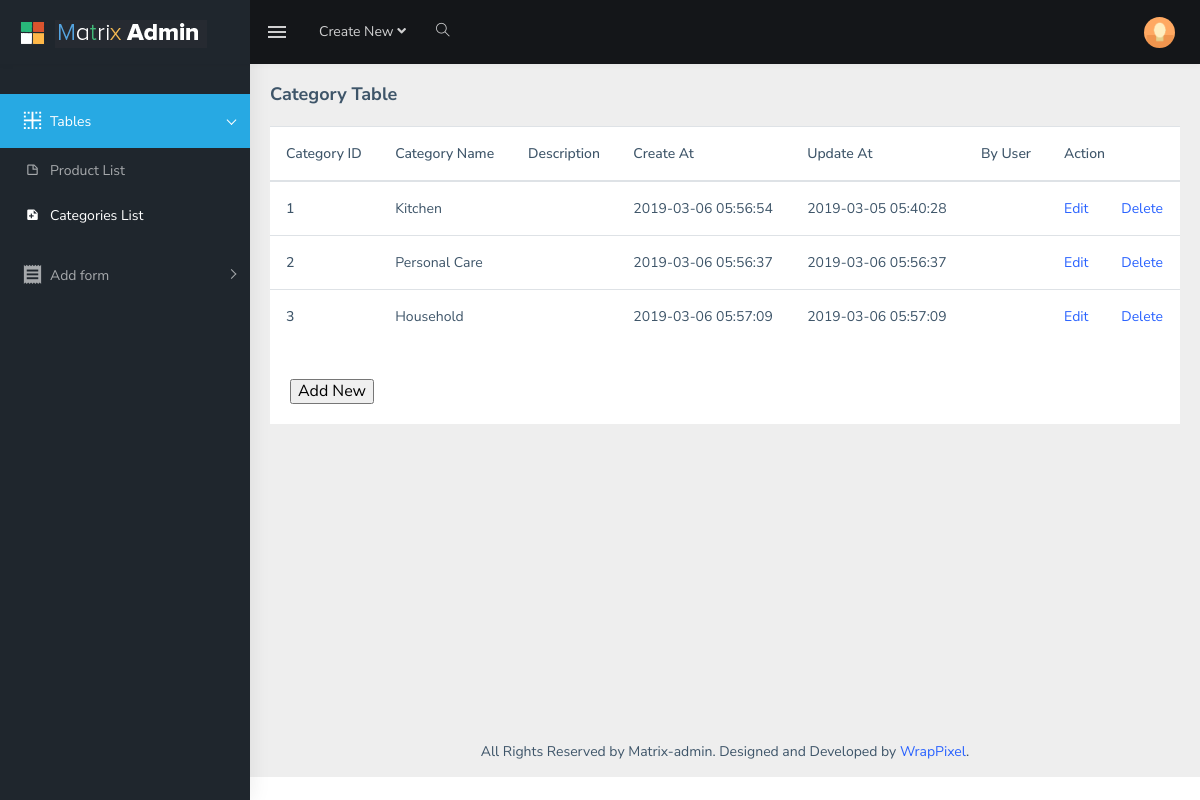
The page /shop_admin/tables_categories.php on the database its author committed.
### tables this page shows
CREATE TABLE `categories` (
  `categoryID` int(11) NOT NULL,
  `categoryName` varchar(255) NOT NULL,
  `description` varchar(500) DEFAULT NULL,
  `create_at` timestamp NOT NULL DEFAULT CURRENT_TIMESTAMP ON UPDATE CURRENT_TIMESTAMP,
  `update_at` timestamp NOT NULL DEFAULT CURRENT_TIMESTAMP,
  `by_user` varchar(255) DEFAULT NULL
);

### shop_admin/function.php (called while the page is built, shortened)
<?php
	function getDB(){
		$dsn = "mysql:host=localhost;dbname=shop_online";
		$username = "root";
		$password = '';
		$options=array(PDO::ATTR_ERRMODE=>PDO::ERRMODE_EXCEPTION,PDO::MYSQL_ATTR_INIT_COMMAND => "SET NAMES utf8");
		try {
			$db = new PDO($dsn, $username, $password,$options);
			return $db;
		} catch (PDOException $e) {
			$error_message = $e->getMessage();
			echo "Error connecting to database".$error_message;
		}
	}
	function get_categories(){
		$db = getDB();
		$query ="SELECT * FROM categories ORDER BY categoryID";
		try {
			$statement = $db->prepare($query);
			$statement->execute();
			$result = $statement->fetchAll();
			return $result;
		} catch (PDOException $e) {
			$error_message = $e->getMessage();
			echo "Error execute query statement:".$error_message;
		}
	}
 ?>

### shop_admin/tables_categories.php (the view, shortened to what this page needs)
<?php
    include_once('function.php');
    $categories = get_categories();
 ?>
<!DOCTYPE html>
<html dir="ltr" lang="en">
<head>
    <link rel="stylesheet" type="text/css" href="assets/extra-libs/multicheck/multicheck.css">
    <link href="assets/libs/datatables.net-bs4/css/dataTables.bootstrap4.css" rel="stylesheet">
    <link href="dist/css/style.min.css" rel="stylesheet">
</head>
<body>
    <div id="main-wrapper">
       <header class="topbar" data-navbarbg="skin5">
            <nav class="navbar top-navbar navbar-expand-md navbar-dark">
                <div class="navbar-header" data-logobg="skin5">
                    <a class="navbar-brand">
                        <b class="logo-icon p-l-10">
                            <img src="assets/images/logo-icon.png" alt="homepage" class="light-logo" />
                        </b>
                        <span class="logo-text">
                            <img src="assets/images/logo-text.png" alt="homepage" class="light-logo" />
                        </span>
                    </a>
                </div>
                <div class="navbar-collapse collapse" id="navbarSupportedContent" data-navbarbg="skin5">
                    <ul class="navbar-nav float-left mr-auto">
                        <li class="nav-item d-none d-md-block"><a class="nav-link sidebartoggler waves-effect waves-light" href="javascript:void(0)" data-sidebartype="mini-sidebar"><i class="mdi mdi-menu font-24"></i></a></li>
                        <li class="nav-item dropdown">
                            <a class="nav-link dropdown-toggle" href="#" id="navbarDropdown" role="button" data-toggle="dropdown" aria-haspopup="true" aria-expanded="false">
                             <span class="d-none d-md-block">Create New <i class="fa fa-angle-down"></i></span>
                            </a>
                        </li>
                        <li class="nav-item search-box"> <a class="nav-link waves-effect waves-dark" href="javascript:void(0)"><i class="ti-search"></i></a>
                        </li>
                    </ul>
                    <ul class="navbar-nav float-right">
                        <li class="nav-item dropdown">
                            <a class="nav-link dropdown-toggle text-muted waves-effect waves-dark pro-pic" href="" data-toggle="dropdown" aria-haspopup="true" aria-expanded="false"><img src="assets/images/users/1.jpg" alt="user" class="rounded-circle" width="31"></a>
                        </li>
                    </ul>
                </div>
            </nav>
        </header>
        <aside class="left-sidebar" data-sidebarbg="skin5">
            <div class="scroll-sidebar">
                <nav class="sidebar-nav">
                    <ul id="sidebarnav" class="p-t-30">
                        <li class="sidebar-item"> <a class="sidebar-link has-arrow waves-effect waves-dark" href="#" aria-expanded="false"><i class="mdi mdi-border-inside"></i><span class="hide-menu">Tables</span></a>
                            <ul aria-expanded="false" class="collapse  first-level">
                                <li class="sidebar-item"><a href="tables_products.php" class="sidebar-link"><i class="mdi mdi-note-outline"></i><span class="hide-menu"> Product List </span></a></li>
                                <li class="sidebar-item"><a href="tables_categories.php" class="sidebar-link"><i class="mdi mdi-note-plus"></i><span class="hide-menu"> Categories List </span></a></li>
                            </ul>
                        </li>
                        <li class="sidebar-item"> <a class="sidebar-link has-arrow waves-effect waves-dark" href="javascript:void(0)" aria-expanded="false"><i class="mdi mdi-receipt"></i><span class="hide-menu">Add form </span></a>
                        </li>
                    </ul>
                </nav>
            </div>
        </aside>
        <div class="page-wrapper">
            <div class="page-breadcrumb">
                <div class="row">
                    <div class="col-12 d-flex no-block align-items-center">
                        <h4 class="page-title">Category Table</h4>
                    </div>
                </div>
            </div>
            <div class="container-fluid">
                <div class="row">
                    <div class="col-12">
                        <div class="card">
                            <table class="table">
                                  <thead>
                                    <tr>
                                      <th scope="col">Category ID</th>
                                      <th scope="col">Category Name</th>
                                      <th scope="col">Description</th>
                                      <th scope="col">Create At</th>
                                      <th scope="col">Update At</th>
                                      <th scope="col">By User</th>
                                      <th colspan="2">Action</th>
                                    </tr>
                                  </thead>
                                  <tbody>
                                    <?php foreach ($categories as $key => $value) {
                                    ?>
                                    <tr>
                                      <th scope="row"><?php echo $value['categoryID'];?></th>
                                      <td><?php echo $value['categoryName'];?></td>
                                      <td><?php echo $value['description'];?></td>
                                      <td><?php echo $value['create_at'];?></td>
                                      <td><?php echo $value['update_at'];?></td>
                                      <td><?php echo $value['by_user'];?></td>
                                      <td><a href="form_edit_category.php?action=edit&categoryID=<?php echo $value['categoryID'];?>">Edit</a></td>
                                      <td><a href="?action=delete&categoryID=<?php echo $value['categoryID'];?>">Delete</a></td>
                                    </tr>
                                    <?php   }   ?>
                                  </tbody>
                            </table>
                            <div class="card-body">
                                <h5 class="card-title m-b-0"><form action="" method="POST">
                                    <input name="add_new" type="submit" value="Add New">
                                </form></h5>
                            </div>
                        </div>
                    </div>
                </div>
            </div>
            <footer class="footer text-center">
                All Rights Reserved by Matrix-admin. Designed and Developed by <a href="https://wrappixel.com">WrapPixel</a>.
            </footer>
        </div>
    </div>
</body>
</html>

### rows shown on the page
categories: categoryID "1", categoryName "Kitchen", create_at "2019-03-06 05:56:54", update_at "2019-03-05 05:40:28"
categories: categoryID "2", categoryName "Personal Care", create_at "2019-03-06 05:56:37", update_at "2019-03-06 05:56:37"
categories: categoryID "3", categoryName "Household", create_at "2019-03-06 05:57:09", update_at "2019-03-06 05:57:09"
